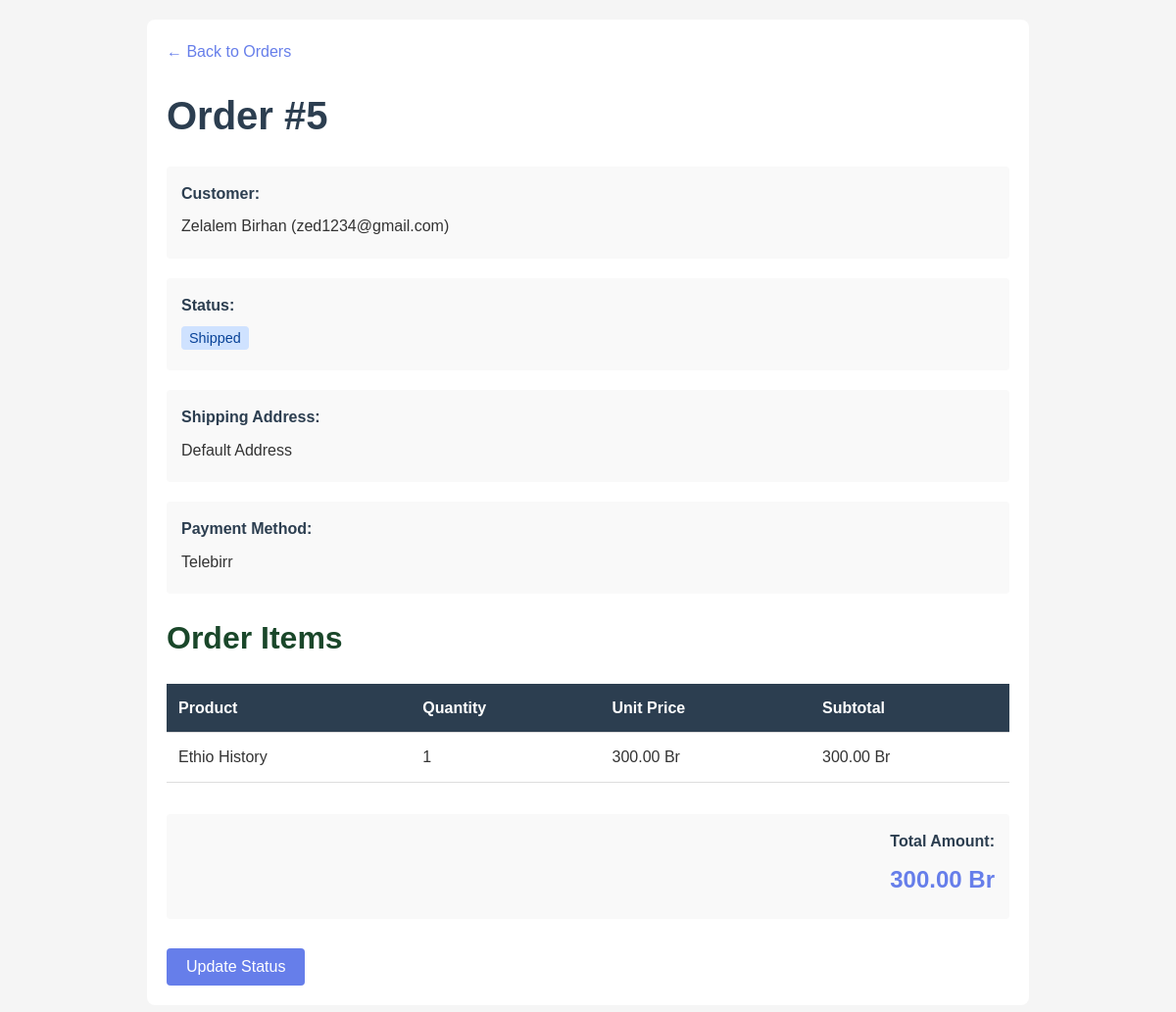
/admin/order-detail.php?id=5 (signed in), run on the app's committed database.
### tables this page shows
CREATE TABLE `orders` (
  `id` int(11) NOT NULL,
  `customer_id` int(11) NOT NULL,
  `seller_id` int(11) DEFAULT NULL,
  `status` enum('Pending','Paid','Shipped','Delivered','Cancelled','pending','confirmed','processing','shipped','delivered','cancelled') DEFAULT 'Pending',
  `payment_status` enum('pending','completed','failed','refunded') DEFAULT 'pending',
  `transaction_id` varchar(255) DEFAULT NULL,
  `stripe_payment_intent_id` varchar(255) DEFAULT NULL,
  `total_amount` decimal(10,2) NOT NULL,
  `shipping_address` varchar(255) DEFAULT NULL,
  `tracking_number` varchar(100) DEFAULT NULL,
  `notes` text DEFAULT NULL,
  `created_at` timestamp NOT NULL DEFAULT current_timestamp(),
  `updated_at` timestamp NOT NULL DEFAULT current_timestamp() ON UPDATE current_timestamp(),
  `payment_method` varchar(50) DEFAULT NULL
);

CREATE TABLE `users` (
  `id` int(11) NOT NULL,
  `email` varchar(255) NOT NULL,
  `password_hash` varchar(255) NOT NULL,
  `full_name` varchar(255) NOT NULL,
  `phone` varchar(20) DEFAULT NULL,
  `role` enum('customer','seller','admin') DEFAULT 'customer',
  `profile_picture` varchar(255) DEFAULT NULL,
  `bio` text DEFAULT NULL,
  `address` varchar(255) DEFAULT NULL,
  `city` varchar(100) DEFAULT NULL,
  `country` varchar(100) DEFAULT NULL,
  `postal_code` varchar(20) DEFAULT NULL,
  `is_verified` tinyint(1) DEFAULT 0,
  `is_active` tinyint(1) DEFAULT 1,
  `created_at` timestamp NOT NULL DEFAULT current_timestamp(),
  `updated_at` timestamp NOT NULL DEFAULT current_timestamp() ON UPDATE current_timestamp()
);

CREATE TABLE `order_items` (
  `id` int(11) NOT NULL,
  `order_id` int(11) NOT NULL,
  `product_id` int(11) NOT NULL,
  `seller_id` int(11) DEFAULT NULL,
  `quantity` int(11) NOT NULL,
  `unit_price` decimal(10,2) DEFAULT NULL,
  `price` decimal(10,2) NOT NULL,
  `subtotal` decimal(10,2) NOT NULL,
  `created_at` timestamp NOT NULL DEFAULT current_timestamp()
);

CREATE TABLE `products` (
  `id` int(11) NOT NULL,
  `seller_id` int(11) NOT NULL,
  `category_id` int(11) NOT NULL,
  `name` varchar(255) NOT NULL,
  `description` text DEFAULT NULL,
  `price` decimal(10,2) NOT NULL,
  `stock_quantity` int(11) DEFAULT 0,
  `image_url` varchar(255) DEFAULT NULL,
  `rating` decimal(3,2) DEFAULT 0.00,
  `review_count` int(11) DEFAULT 0,
  `is_active` tinyint(1) DEFAULT 1,
  `created_at` timestamp NOT NULL DEFAULT current_timestamp(),
  `updated_at` timestamp NOT NULL DEFAULT current_timestamp() ON UPDATE current_timestamp()
);

### php/db.php (called while the page is built, shortened)
<?php
class Database {
    private static $connection = null;
    public static function get_connection() {
        if (self::$connection === null) {
            try {
                $dsn = 'mysql:host=' . DB_HOST . ';dbname=' . DB_NAME . ';charset=utf8mb4';
                self::$connection = new PDO(
                    $dsn,
                    DB_USER,
                    DB_PASS,
                    [
                        PDO::ATTR_ERRMODE => PDO::ERRMODE_EXCEPTION,
                        PDO::ATTR_DEFAULT_FETCH_MODE => PDO::FETCH_ASSOC,
                        PDO::ATTR_EMULATE_PREPARES => false,
                    ]
                );
            } catch (PDOException $e) {
                error_log('Database connection failed: ' . $e->getMessage());
                throw new Exception('Database connection failed. Please try again later.');
            }
        }
        return self::$connection;
    }
    public static function execute_query($sql, $params = []) {
        try {
            $connection = self::get_connection();
            $stmt = $connection->prepare($sql);
            $stmt->execute($params);
            return $stmt;
        } catch (PDOException $e) {
            error_log('Query execution failed: ' . $e->getMessage());
            throw new Exception('Database query failed. Please try again later.');
        }
    }
    public static function fetch_all($sql, $params = []) {
        try {
            $stmt = self::execute_query($sql, $params);
            return $stmt->fetchAll();
        } catch (Exception $e) {
            error_log('Fetch all failed: ' . $e->getMessage());
            return [];
        }
    }
    public static function fetch_one($sql, $params = []) {
        try {
            $stmt = self::execute_query($sql, $params);
            return $stmt->fetch();
        } catch (Exception $e) {
            error_log('Fetch one failed: ' . $e->getMessage());
            return null;
        }
    }
}
?>

### admin/order-detail.php (the view, shortened to what this page needs)
<?php
require_once __DIR__ . '/../php/db.php';
$order_id = $_GET['id'] ?? null;
$order = Database::fetch_one("
    SELECT o.*, u.full_name, u.email
    FROM orders o
    LEFT JOIN users u ON o.customer_id = u.id
    WHERE o.id = ?
", [$order_id]);
$items = Database::fetch_all("
    SELECT oi.*, p.name as product_name
    FROM order_items oi
    LEFT JOIN products p ON oi.product_id = p.id
    WHERE oi.order_id = ?
", [$order_id]);
?>
<!DOCTYPE html>
<html>
<head>
    <link rel="stylesheet" href="../css/style.css">
</head>
<body>
    <div class="container">
        <a href="orders.php" class="back-link">← Back to Orders</a>
        <h1>Order #<?php echo $order['id']; ?></h1>
        <div class="info-group">
            <label>Customer:</label>
            <p><?php echo htmlspecialchars($order['full_name'] ?? 'Unknown'); ?> (<?php echo htmlspecialchars($order['email'] ?? 'N/A'); ?>)</p>
        </div>
        <div class="info-group">
            <label>Status:</label>
            <p><span class="status <?php echo strtolower($order['status']); ?>"><?php echo $order['status']; ?></span></p>
        </div>
        <div class="info-group">
            <label>Shipping Address:</label>
            <p><?php echo htmlspecialchars($order['shipping_address']); ?></p>
        </div>
        <div class="info-group">
            <label>Payment Method:</label>
            <p><?php echo htmlspecialchars($order['payment_method']); ?></p>
        </div>
        <h2>Order Items</h2>
        <table>
            <thead>
                <tr>
                    <th>Product</th>
                    <th>Quantity</th>
                    <th>Unit Price</th>
                    <th>Subtotal</th>
                </tr>
            </thead>
            <tbody>
                <?php foreach ($items as $item): ?>
                <tr>
                    <td><?php echo htmlspecialchars($item['product_name'] ?? 'Unknown'); ?></td>
                    <td><?php echo $item['quantity']; ?></td>
                    <td><?php echo number_format($item['unit_price'], 2); ?> Br</td>
                    <td><?php echo number_format($item['subtotal'], 2); ?> Br</td>
                </tr>
                <?php endforeach; ?>
            </tbody>
        </table>
        <div class="info-group" style="margin-top: 20px; text-align: right;">
            <label>Total Amount:</label>
            <p style="font-size: 1.5rem; font-weight: bold; color: #667eea;">
                <?php echo number_format($order['total_amount'], 2); ?> Br
            </p>
        </div>
        <div style="margin-top: 30px;">
            <button class="btn" onclick="alert('Update functionality coming soon')">Update Status</button>
        </div>
    </div>
</body>
</html>

### css/style.css (style rules this page uses)
* { margin: 0; padding: 0; box-sizing: border-box; }
:root { --primary-color: #1a472a; --secondary-color: #d4af37; --accent-color: #e74c3c; --text-color: #333; --light-bg: #f5f5f5; --border-color: #ddd; --success-color: #27ae60; --error-color: #e74c3c; --warning-color: #f39c12; --info-color: #3498db; }
html { font-size: 16px; }
body { font-family: 'Segoe UI', Tahoma, Geneva, Verdana, sans-serif; color: var(--text-color); background-color: #fff; line-height: 1.6; }
h1, h2, h3, h4, h5, h6 { margin-bottom: 1rem; color: var(--primary-color); }
h1 { font-size: 2.5rem; }
h2 { font-size: 2rem; }
p { margin-bottom: 1rem; }
a { color: var(--primary-color); text-decoration: none; transition: color 0.3s ease; }
.container { max-width: 1200px; margin: 0 auto; padding: 0 20px; }
.btn { display: inline-block; padding: 10px 20px; border: none; border-radius: 4px; cursor: pointer; font-size: 1rem; transition: all 0.3s ease; text-align: center; text-decoration: none; }
label { display: block; margin-bottom: 0.5rem; font-weight: 500; color: var(--text-color); }
table { width: 100%; border-collapse: collapse; margin-bottom: 2rem; }
thead { background-color: var(--light-bg); }
th { padding: 12px; text-align: left; font-weight: 600; border-bottom: 2px solid var(--border-color); }
td { padding: 12px; border-bottom: 1px solid var(--border-color); }

### admin/order-detail.php (style rules this page uses)
body { font-family: Arial, sans-serif; margin: 0; padding: 20px; background: #f5f5f5; }
.container { max-width: 900px; margin: 0 auto; background: white; padding: 20px; border-radius: 8px; }
h1 { color: #2c3e50; }
.back-link { display: inline-block; margin-bottom: 20px; color: #667eea; text-decoration: none; }
.info-group { margin: 20px 0; padding: 15px; background: #f9f9f9; border-radius: 4px; }
.info-group label { font-weight: bold; color: #2c3e50; }
.info-group p { margin: 5px 0; }
table { width: 100%; border-collapse: collapse; margin-top: 20px; }
th, td { padding: 12px; text-align: left; border-bottom: 1px solid #ddd; }
th { background: #2c3e50; color: white; }
.status { padding: 4px 8px; border-radius: 4px; font-size: 0.9rem; }
.status.shipped { background: #cfe2ff; color: #084298; }
.btn { padding: 10px 20px; background: #667eea; color: white; border: none; border-radius: 4px; cursor: pointer; }

### data on the page
orders: id "5", customer.full_name "Zelalem Birhan", customer.email "zed1234@gmail.com", status "Shipped", shipping_address "Default Address", payment_method "Telebirr", total_amount "300.00"
order_items: product.name "Ethio History", quantity "1", unit_price "300.00", subtotal "300.00"
